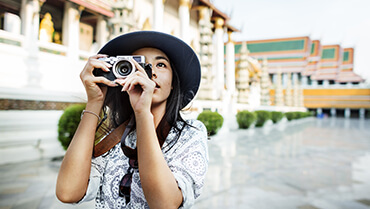
%> input picture im1.jpg, 370 x 209 px
$ octave roberts.m   (GNU Octave 9; MATLAB toolbox functions it lacks are replaced by stand-ins)
%> lines starting %> are read from the running program, lines starting %| are printed output that depends on the picture; in (x1, y1, x2, y2) boxes, pixels count from 0 and x2, y2 are one past the last pixel; in counts of white or black regions, pixels touching at a corner belong together; the program's own positions count from 1
close all

I=imread('im1.jpg');
%> I is the input picture: size 209x370x3 uint8; mean R, G, B 187.7, 183.7, 174.2
I=rgb2gray(I);
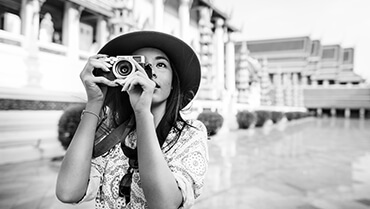
%> I: size 209x370 uint8; min 0, max 255, mean 183.8
%%imshow(I)

threshold=0.1;
BW = edge(I,'roberts',threshold);
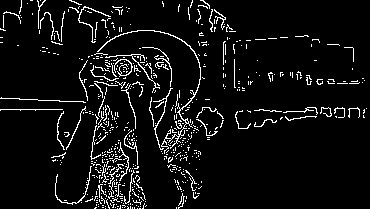
%> BW: size 209x370 logical; 6.5% white in thin lines or dots

imshow(BW);

$ run again, with im2.jpg copied over im1.jpg
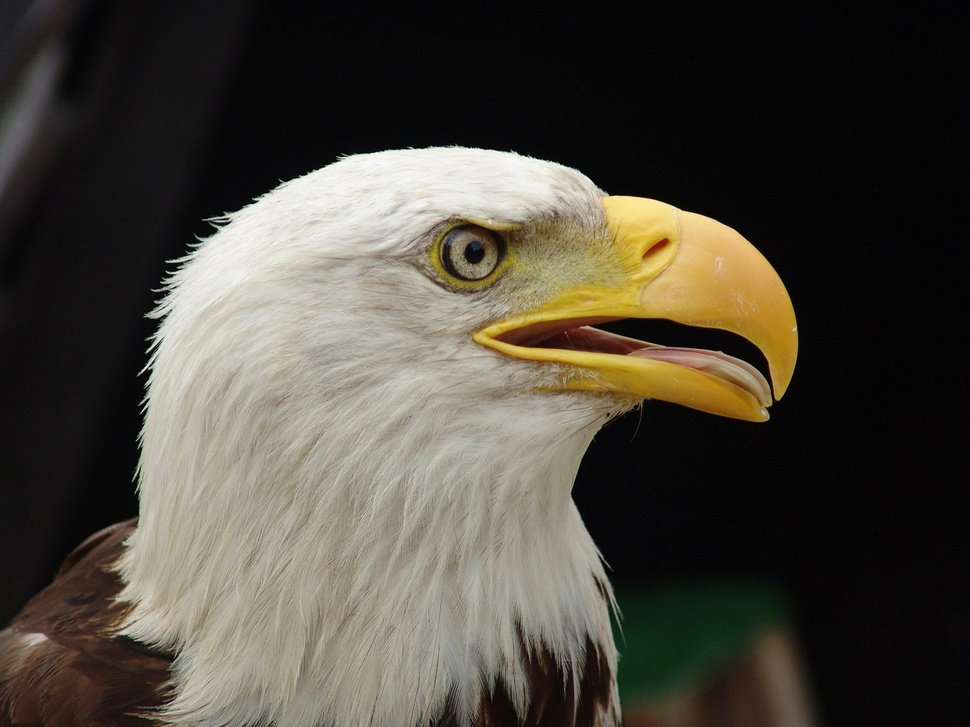
%> input picture im2.jpg, 970 x 727 px, shrunk from 1599 x 1199 before the run
%> I is the input picture: size 727x970x3 uint8; mean R, G, B 75.9, 71.5, 61.7
%> `I=rgb2gray(I);`:
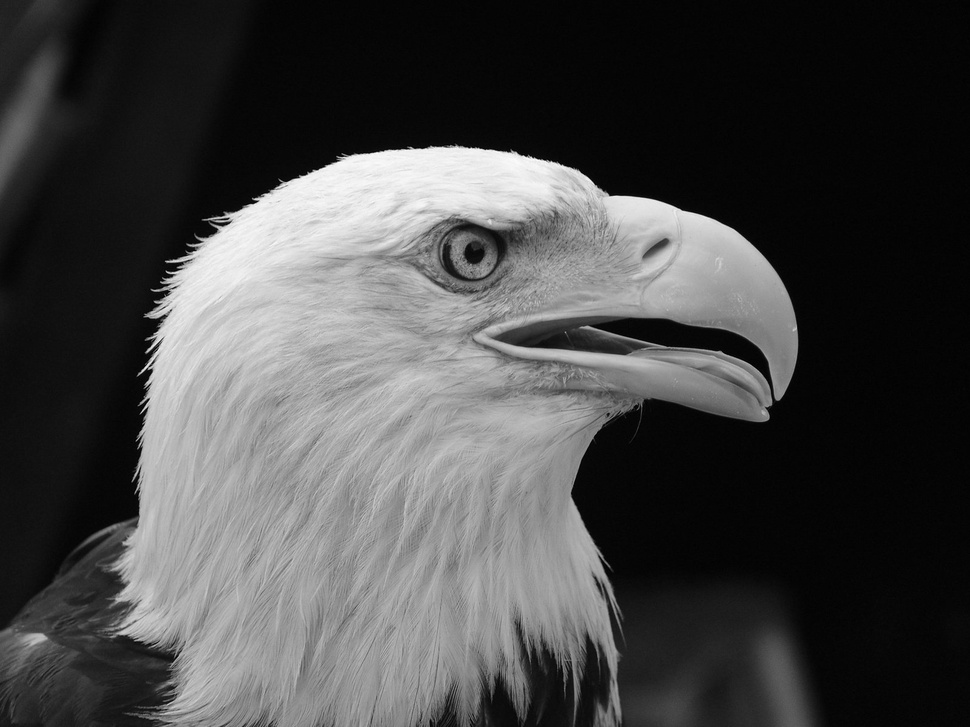
%> I: size 727x970 uint8; min 0, max 253, mean 71.7
%> `BW = edge(I,'roberts',threshold);`:
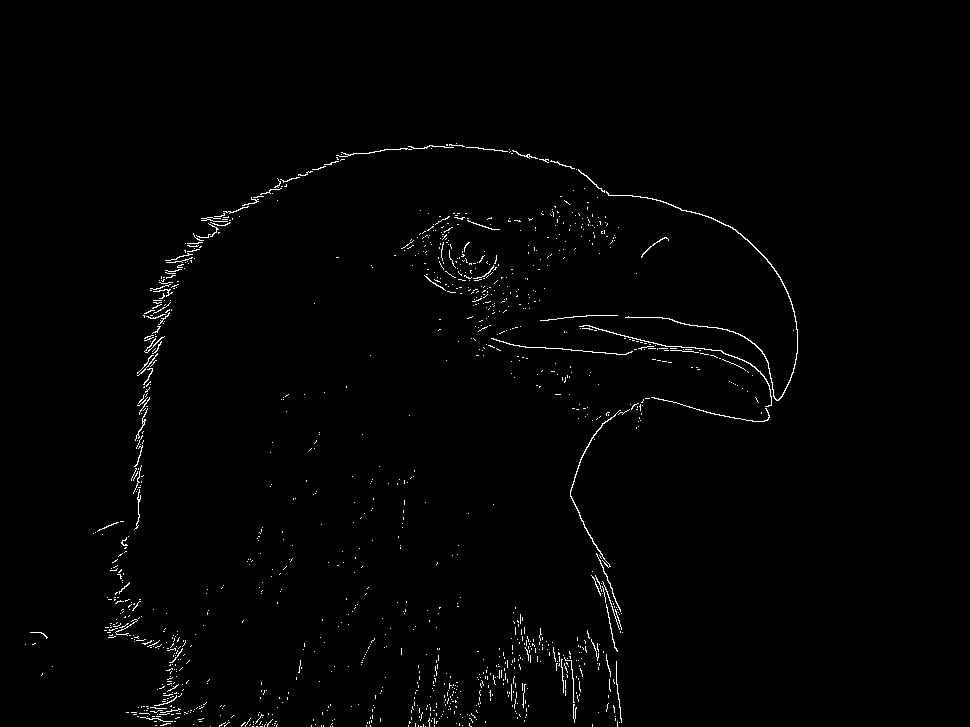
%> BW: size 727x970 logical; 1.1% white in thin lines or dots, all inside (x1, y1, x2, y2) = (25, 143, 798, 727)
